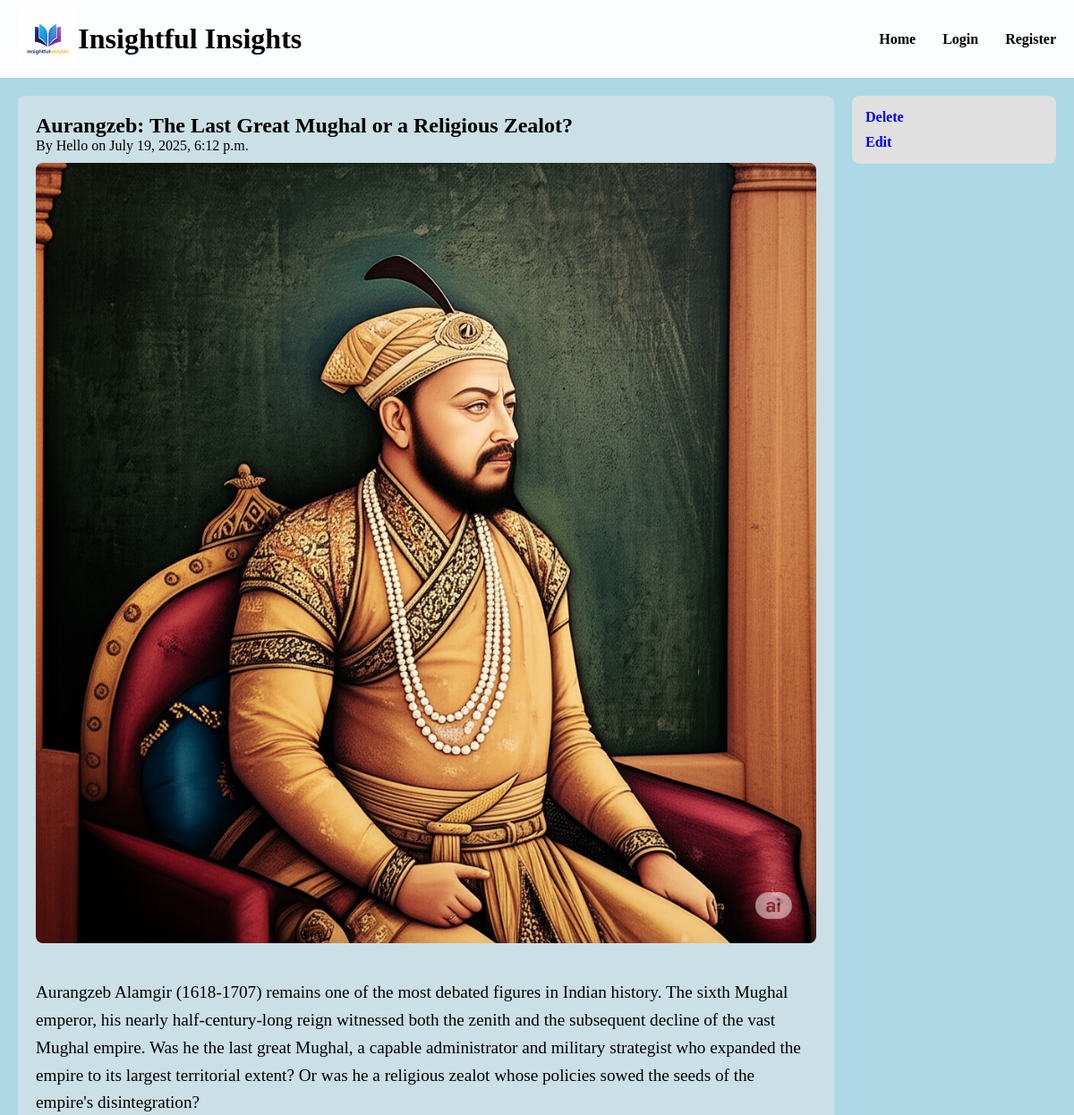
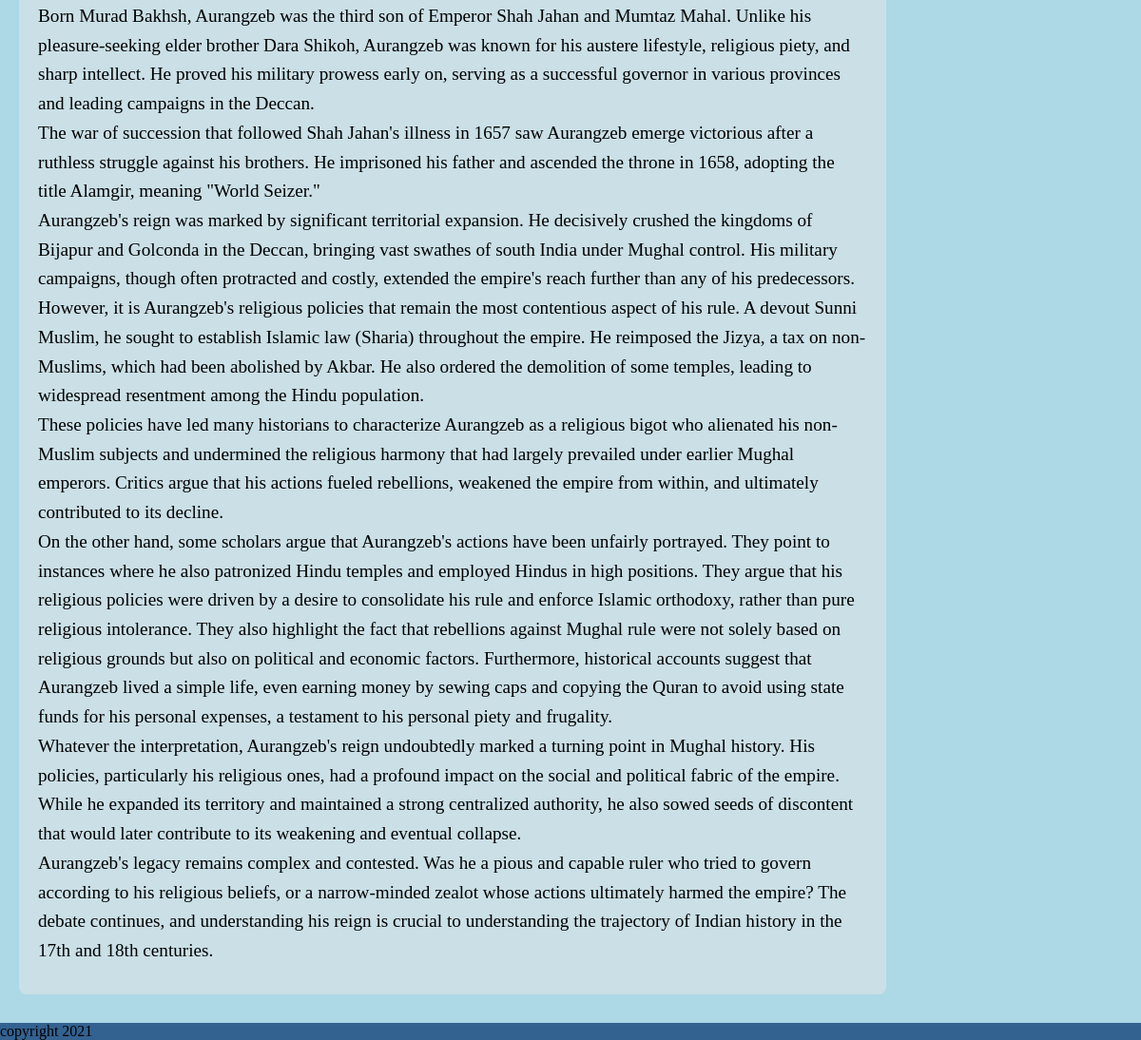
The app's page /blog/13/ with its own data (2 pictures, top to bottom).
### blog/models.py (models this page shows, shortened)
class Post(models.Model):
    title = models.CharField(max_length=100)
    content = models.TextField()
    date_created = models.DateTimeField(default=timezone.now)
    author = models.ForeignKey(User, on_delete=models.CASCADE)
    is_published = models.BooleanField(default=False)
    is_editorschoice = models.BooleanField(default=False)
    summary = models.CharField(max_length=1000, blank=True)
    image = models.ImageField(upload_to='blog_images/', default='blog_images/logo.png')

### blog/views.py (the view)
# urls.py: path('blog/<int:pk>/', PostDetail.as_view(), name='post-detail'),
class PostDetail(DetailView):
    model = Post
    template_name='blog/post_detail.html'
    context_object_name = 'post'

### blog/templates/blog/post_detail.html (shortened to what this page needs)
{% extends "blog/base.html" %}
{% load static %}
{% block head %}
<link rel="stylesheet" href="{% static 'blog/css/post_detail.css' %}">
{% endblock %}
{% block content %}
    <div id='post-detail'>
        <h2>{{post.title}}</h2>
        <p>By {{post.author}} on {{post.date_created}}</p>
        <img id="post-detail-img" src="{{post.image.url}}" alt="Post Image">
        <div id="post-content">
            <p >{{post.content|linebreaks}}</p>
        </div>
    </div>
    <div id="post-detail-sidebar">
        <nav>
            <a class="sidebar-link" href=" {% url "post-delete" post.id%} ">Delete</a>
            <a class="sidebar-link" href=" {% url "post-update" post.id%} ">Edit</a>
        </nav>
    </div>
{% endblock %}

### blog/static/blog/css/header.css (style rules this page uses)
body, html { height: 100%; width: 100%; }
body { display: grid; grid-template-rows: auto 1fr auto; background-color: lightblue; min-height: 100vh; }
* { margin: 0; padding: 0; }

### blog/static/blog/css/post_detail.css (style rules this page uses)
#post-detail { grid-column: 1 / 2; display: flex; flex-direction: column; padding: 20px; background-color: rgb(202, 223, 230); border-radius: 8px; }
#post-content { margin-top: 20px; margin-bottom: 10px; font-size: 1.2em; line-height: 1.6; }
#post-detail-img { width: 100%; height: auto; border-radius: 8px; margin-bottom: 20px; margin-top: 10px; }
#post-detail-sidebar { grid-column: 2 / 3; background-color: #e0e0e0; padding: 15px; border-radius: 8px; align-self: start; min-width: 0; box-sizing: border-box; }
#post-detail-sidebar nav { display: flex; flex-direction: column; gap: 10px; align-items: flex-start; width: 100%; }
.sidebar-link { text-decoration: none; color: blue; font-weight: bold; white-space: nowrap; }

### records on screen
Post: title "Aurangzeb: The Last Great Mughal or a Religious Zealot?", author "Hello", date_created "July 19, 2025, 6:12 p.m.", image (picture), content "Aurangzeb Alamgir (1618-1707) remains one of the most debated figures in Indian history. The sixth Mughal emperor, his nearly half-century-long reign witnessed both the zenith and the subsequent decline of the vast Mughal empire. Was he the last great Mughal, a capable administrator and military strategist who expanded the empire to its largest territorial extent? Or was he a religious zealot whose policies sowed the seeds of the empire's disintegration? Born Murad Bakhsh, Aurangzeb was the third son of Emperor Shah Jahan and Mumtaz Mahal. Unlike his pleasure-seeking elder brother Dara Shikoh, Aurangzeb was known for his austere lifestyle, religious piety, and sharp intellect. He proved his…"
